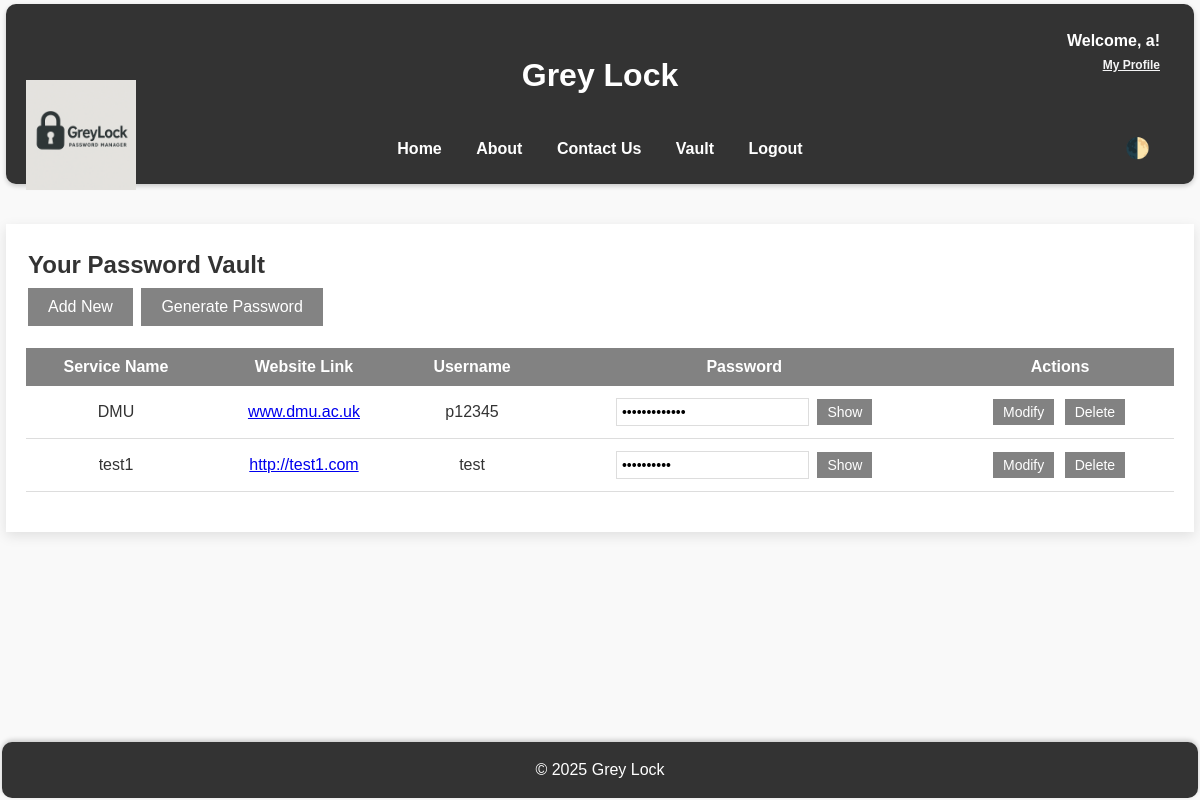
The page /password_vault.php (signed in) on the database its author committed.
### tables this page shows
CREATE TABLE `users` (
  `id` int(11) NOT NULL,
  `username` varchar(50) NOT NULL,
  `password` varchar(255) NOT NULL,
  `email` varchar(100) NOT NULL,
  `created_at` timestamp NOT NULL DEFAULT current_timestamp(),
  `updated_at` timestamp NOT NULL DEFAULT current_timestamp() ON UPDATE current_timestamp(),
  `blocked` tinyint(1) NOT NULL DEFAULT 0,
  `is_admin` tinyint(1) NOT NULL DEFAULT 0
);

CREATE TABLE `passwords` (
  `id` int(11) NOT NULL,
  `user_id` int(11) NOT NULL,
  `service_name` varchar(100) NOT NULL,
  `website_link` varchar(255) NOT NULL,
  `service_username` varchar(100) NOT NULL,
  `encrypted_password` text NOT NULL,
  `created_at` timestamp NOT NULL DEFAULT current_timestamp(),
  `updated_at` timestamp NOT NULL DEFAULT current_timestamp() ON UPDATE current_timestamp()
);

### includes/decrypt_password.php (called while the page is built, shortened)
<?php
function decrypt_password($encrypted_password) {
    $encryption_key = ENCRYPTION_KEY;
    $encrypted_data = base64_decode($encrypted_password);
    $iv_length = openssl_cipher_iv_length('AES-256-CBC');
    $iv = substr($encrypted_data, 0, $iv_length);
    $encrypted_text = substr($encrypted_data, $iv_length);
    return openssl_decrypt($encrypted_text, 'AES-256-CBC', $encryption_key, 0, $iv);
}

### public/password_vault.php (the view, shortened to what this page needs)
<?php
require '../includes/header.php';
require '../includes/decrypt_password.php';
require '../includes/dbh.inc.php';
$stmt = $pdo->prepare("SELECT id, service_name, service_username, encrypted_password, website_link FROM passwords WHERE user_id = :user_id");
$stmt->bindParam(':user_id', $_SESSION['user_id'], PDO::PARAM_INT);
$stmt->execute();
$passwords = $stmt->fetchAll(PDO::FETCH_ASSOC);
?>
<!DOCTYPE html>
<html>
<head>
    <link rel="stylesheet" type="text/css" href="assets/css/vault.css">
</head>
<body>
    <main>
        <div class="vault-container">
            <h2>Your Password Vault</h2>
            <button id="addNewButton">Add New</button>
            <button id="generatePasswordButton">Generate Password</button>
            <table>
                <thead>
                    <tr>
                        <th>Service Name</th>
                        <th>Website Link</th>
                        <th>Username</th>
                        <th>Password</th>
                        <th>Actions</th>
                    </tr>
                </thead>
                <tbody>
                    <?php if (count($passwords) > 0): ?>
                        <?php foreach ($passwords as $password): ?>
                            <tr>
                                <td><?= htmlspecialchars($password['service_name']) ?></td>
                                <td><a href="<?= htmlspecialchars($password['website_link']) ?>" target="_blank"><?= htmlspecialchars($password['website_link']) ?></a></td>
                                <td><?= htmlspecialchars($password['service_username']) ?></td>
                                <td>
                                    <input type="password" value="<?= htmlspecialchars(decrypt_password($password['encrypted_password'])) ?>" readonly>
                                    <button onclick="togglePassword(this)">Show</button>
                                </td>
                                <td>
                                    <button onclick='openModifyModal(<?= json_encode([
                                        "id" => $password["id"],
                                        "service_name" => $password["service_name"],
                                        "website_link" => $password["website_link"],
                                        "service_username" => $password["service_username"],
                                        "password" => decrypt_password($password["encrypted_password"])
                                    ]) ?>)'>Modify</button>
                                    <form action="../includes/delete_password.inc.php" method="POST" style="display:inline;" onsubmit="return confirmDelete();">
                                        <button type="submit" class="deleteButton">Delete</button>
                                    </form>
                                </td>
                            </tr>
                        <?php endforeach; ?>
                    <?php else: ?>
                        <tr>
                            <td colspan="5">No passwords saved yet.</td>
                        </tr>
                    <?php endif; ?>
                </tbody>
            </table>
        </div>
    </main>
     <footer>
        &copy; 2025 Grey Lock
    </footer>
</body>
</html>

### includes/header.php (shortened to what this page needs)
<?php
$username = null;
if (isset($_SESSION['user_id'])) {
    require 'dbh.inc.php';
    $stmt = $pdo->prepare("SELECT username, is_admin FROM users WHERE id = :user_id");
    $stmt->bindParam(':user_id', $_SESSION['user_id'], PDO::PARAM_INT);
    $stmt->execute();
    $user = $stmt->fetch(PDO::FETCH_ASSOC);
    $username = $user['username'] ?? null;
}
?>
<header>
    <img src="assets/logo.png" alt="Grey Lock Logo">
   <?php if ($username): ?>
        <div class="user-info-header">
            <span class="welcome-message">Welcome, <?= htmlspecialchars($username) ?>!</span>
            <a href="profile.php" class="profile-link">My Profile</a>
        </div>
    <?php endif; ?>
    <br>
    <h1>Grey Lock</h1>
    <br>
    <nav>
        <a href="/websites/GreyLock/Web-Based-Password-Manager-GreyLock/project/public/">Home</a>
        <a href="/websites/GreyLock/Web-Based-Password-Manager-GreyLock/project/public/about">About</a>
        <a href="/websites/GreyLock/Web-Based-Password-Manager-GreyLock/project/public/contact">Contact Us</a>
        <?php if ($username): ?>
            <a href="/websites/GreyLock/Web-Based-Password-Manager-GreyLock/project/public/password_vault">Vault</a>
            <a href="/websites/GreyLock/Web-Based-Password-Manager-GreyLock/project/public/logout">Logout</a>
        <?php else: ?>
            <a href="/websites/GreyLock/Web-Based-Password-Manager-GreyLock/project/public/login">Login</a>
        <?php endif; ?>
        <div class="darkmode-btn-container">
            <button id="darkMode" title="Dark Mode">🌓</button>
        </div>
    </nav>
</header>

### public/assets/CSS/vault.css (style rules this page uses)
.vault-container { max-width: 1500px; margin: 40px auto; background: #fff; padding: 20px; box-shadow: 0 4px 12px rgba(0,0,0,0.1); border-radius: 0; }
table { width: 100%; border-collapse: collapse; margin: 20px 0; font-size: 16px; text-align: left; border-radius: 0; }
table thead { background: #828282; color: #fff; border-radius: 0; }
table thead th { padding: 10px; text-align: center; border-radius: 0; }
table tbody tr { border-bottom: 1px solid #ddd; transition: background 0.3s ease; border-radius: 0; }
table tbody td { padding: 10px; text-align: center; border-radius: 0; }
table tbody td input[type="password"] { border: 1px solid #ddd; padding: 5px; font-size: 14px; border-radius: 0; }
table tbody td button { padding: 5px 10px; border: none; background: #828282; color: #fff; font-size: 14px; cursor: pointer; transition: background 0.3s ease; border-radius: 0; }
input, button, select, textarea { border-radius: 0 !important; }

### public/assets/CSS/home.css (style rules this page uses)
* { margin: 2px; padding: 0; border-radius: 10px; box-sizing: border-box; }
body { font-family: Arial, sans-serif; background: #f9f9f9; color: #333; line-height: 1.6; }
header { background: #333; color: #fff; padding: 20px; text-align: center; position: sticky; top: 0; z-index: 1000; box-shadow: 0 2px 5px rgba(0, 0, 0, 0.2); }
header img { position: absolute; top: 76px; left: 20px; width: 110px; height: 110px; object-fit: cover; background: #fff; border-radius: 0; box-shadow: 10 4px 12px rgba(0,0,0,0.12); z-index: 20; margin: 0; }
header h1 { font-size: 32px; margin: 0; }
header nav { margin-top: 10px; }
header nav a { color: #fff; margin: 0 15px; text-decoration: none; font-weight: bold; transition: color 0.3s ease; }
.user-info-header { position: absolute; top: 20px; right: 30px; display: flex; flex-direction: column; align-items: flex-end; z-index: 10; }
.user-info-header .welcome-message { font-size: 16px; color: #fff; font-weight: bold; margin-bottom: 2px; }
.user-info-header .profile-link { color: #f5f5f6; font-weight: bold; text-decoration: underline; font-size: 12px; margin-top: 0; }
button { background: #838383; color: #fff; border: none; padding: 10px 20px; cursor: pointer; font-size: 16px; border-radius: 4px; transition: background 0.3s ease; }
footer { background: #333; color: #fff; text-align: center; padding: 15px; position: fixed; bottom: 0; box-shadow: 0 -2px 5px rgba(0, 0, 0, 0.2); margin: 2px; left: 0; right: 0; }
.darkmode-btn-container { position: absolute; right: 20px; bottom: 10px; z-index: 1100; }
#darkMode { background: none; border: none; font-size: 20px; cursor: pointer; color: #fff; }

### rows shown on the page
users: username "a"
passwords: service_name "DMU", website_link "www.dmu.ac.uk", service_username "p12345"
passwords: service_name "test1", website_link "http://test1.com", service_username "test"
